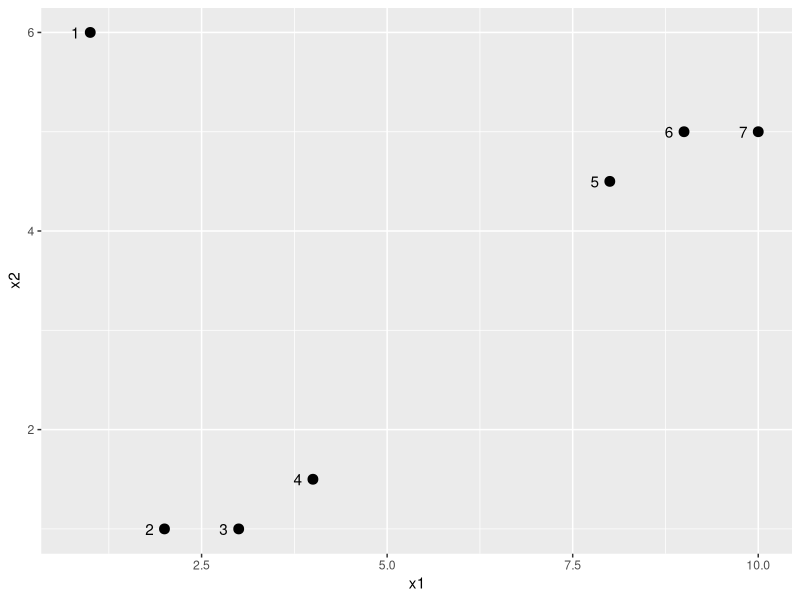
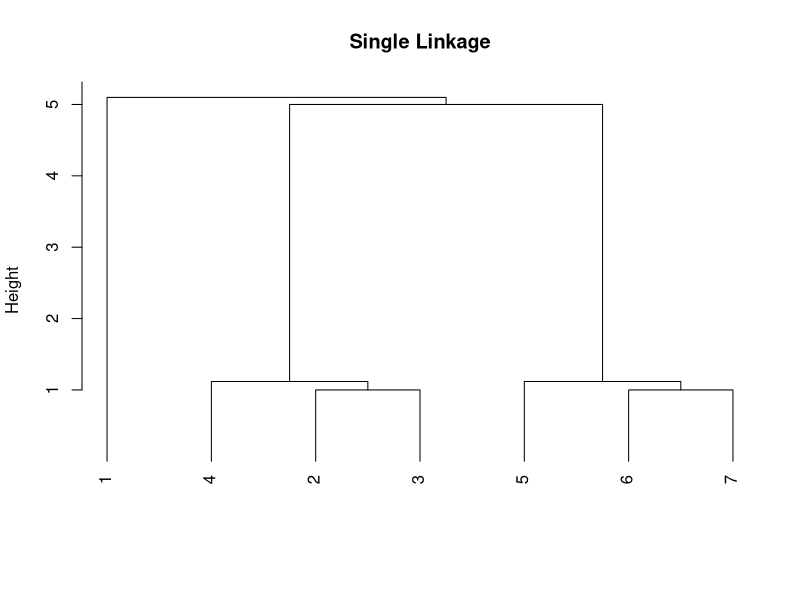
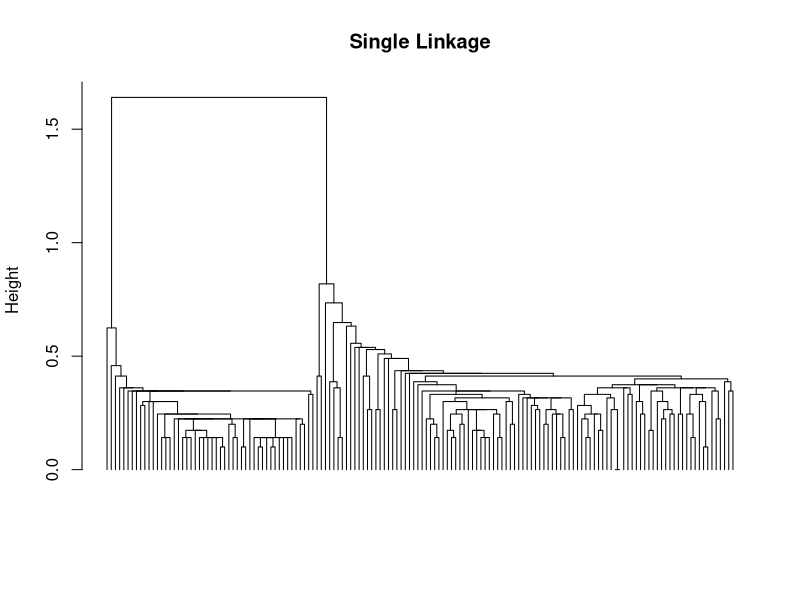
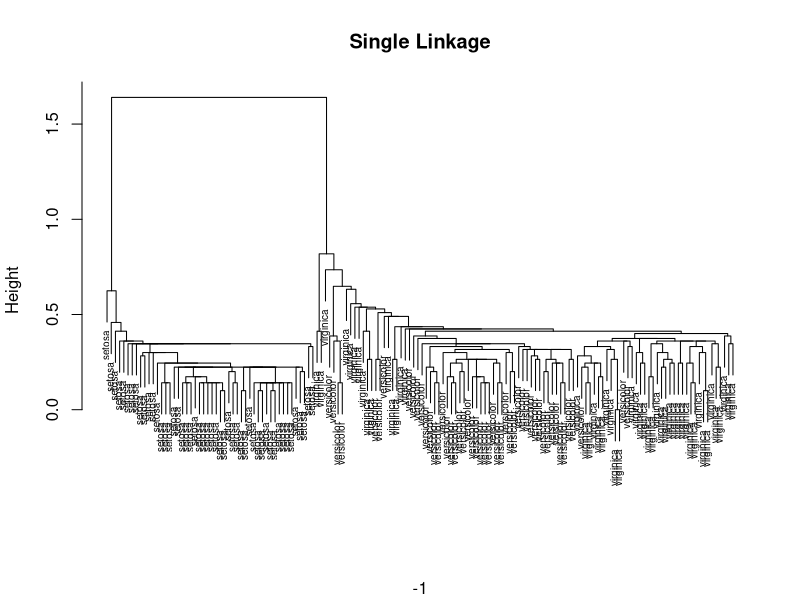
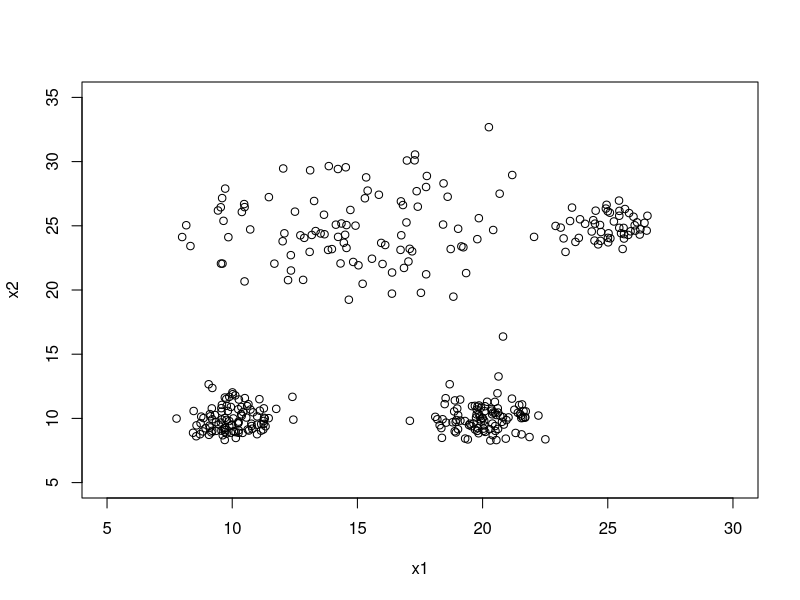
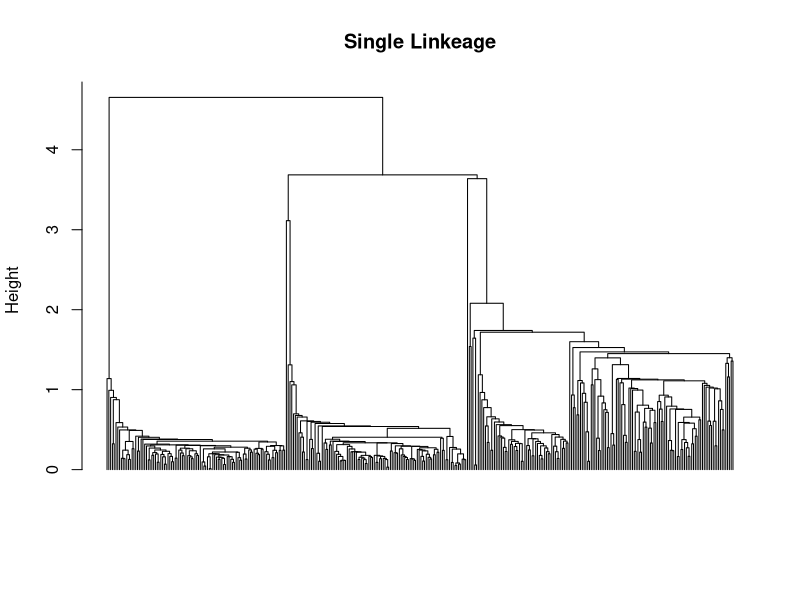
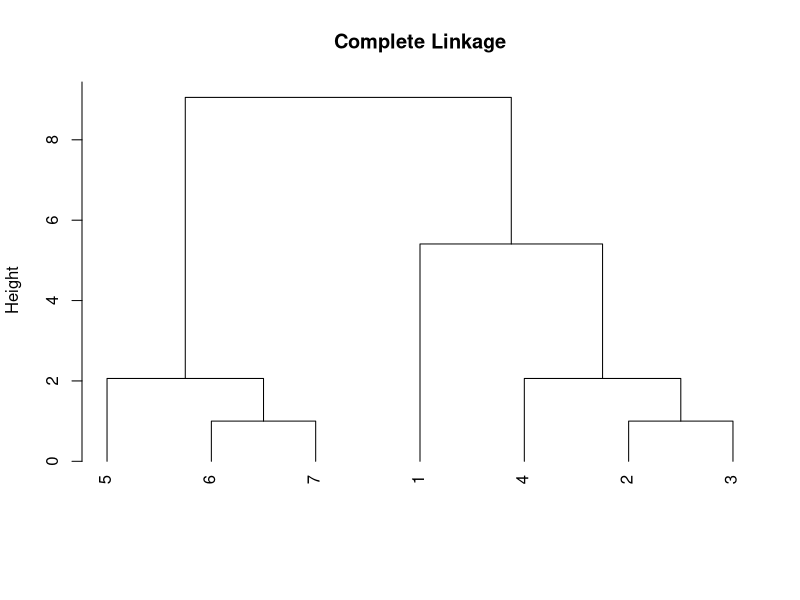
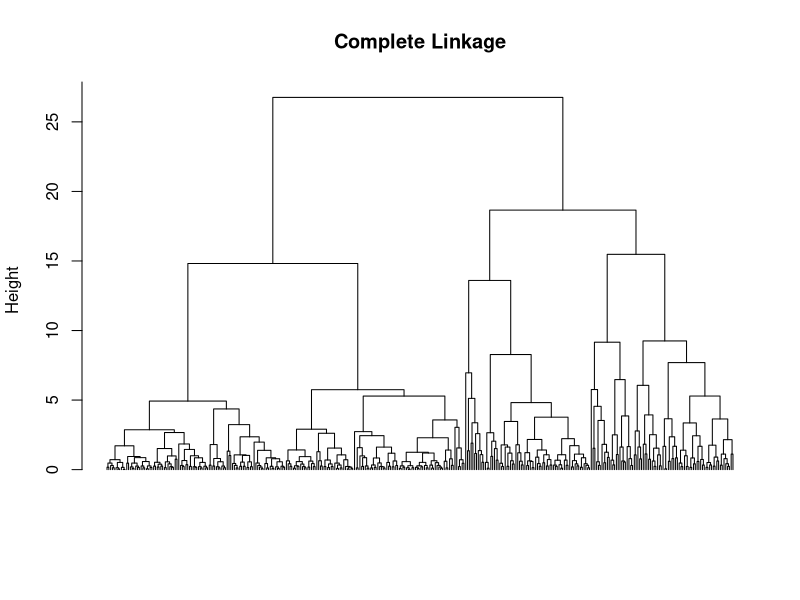

Write the R code that produced these figures, in order.
# Hierarchial Clustering

# SINGLE-LINKAGE ALGORITHM 
library(ggplot2)
x1 <- c(1,2,3,4,8,9,10)
x2 <- c(6,1,1,1.5,4.5,5,5)
Point_ID <- as.factor(c(1:7))
dat_7points <- data.frame(x1 = x1, x2 = x2, Point_ID = Point_ID)
( g <- ggplot(data = dat_7points) + geom_point(mapping = aes(x=x1, y=x2), size = 3) +
    geom_text(mapping = aes(x=(x1-0.2), y=x2, label = Point_ID)))

library(stats)
# hclust() from stats for AHC clustering. SL method chosen by setting attribute methode to 'single'

DistMatrix <- dist(dat_7points[1:2])
SL_7points <- hclust(DistMatrix, method = "single")

# represent results as a tree using cutree()
cutree(tree = SL_7points, k = 1:7)

# dendrogram (upside down tree)
plot(SL_7points, main = "Single Linkage", xlab = "", sub = "", hang = -1)

# SL dendrogram iris
DMatrix <- dist(iris[1:4])
SL_iris <- hclust(DMatrix, method = "single")
plot(SL_iris, main = "Single Linkage", xlab = "", sub = "", hang = -1, labels = FALSE)
plot(SL_iris, main = "Single Linkage", xlab = "", sub = -1, labels = iris$Species, cex = 0.6) # Labels

# New Example
set.seed(0)
x11 <- rnorm(n = 100, mean = 10, sd = 1) # Cluster 1 (x1 coordinate)
x21 <- rnorm(n = 100, mean = 10, sd = 1) # Cluster 1 (x2 coordinate)
x12 <- rnorm(n = 100, mean = 20, sd = 1) # Cluster 2 (x1 coordinate)
x22 <- rnorm(n = 100, mean = 10, sd = 1) # Cluster 2 (x2 coordinate)
x13 <- rnorm(n = 100, mean = 15, sd = 3) # Cluster 3 (x1 coordinate)
x23 <- rnorm(n = 100, mean = 25, sd = 3) # Cluster 3 (x2 coordinate)
x14 <- rnorm(n = 50, mean = 25, sd = 1)  # Cluster 4 (x1 coordinate)
x24 <- rnorm(n = 50, mean = 25, sd = 1)  # Cluster 4 (x2 coordinate)
dat <- data.frame(x1 = c(x11,x12,x13,x14), x2 = c(x21,x22,x23,x24))
plot(dat$x1, dat$x2, xlim = c(5,30), ylim = c(5,35), xlab = "x1", ylab = "x2")

# SL dendrogram for dat
datMat <- dist(dat)
SL_4Gauss <- hclust(datMat, method = "single")
plot(SL_4Gauss, main = "Single Linkeage", xlab = "", sub = "", hang = -1, labels = FALSE)

# COMPLETE LINKAGE ALGORITHM

# dendrogram for CL
CL_7points <- hclust(DistMatrix, method = "complete")
plot(CL_7points, main = "Complete Linkage", xlab = "", sub = "", hang = -1)

# CL for dat
datMat <- dist(dat)
CL_4Gauss <- hclust(datMat, method = "complete")
plot(CL_4Gauss, main = "Complete Linkage", xlab = "", sub = "", hang = -1, labels = FALSE)

# CL for iris
DMatrix <- dist(iris[1:4])
CL_iris <- hclust(DMatrix, method = "complete")
plot(CL_iris, main = "Complete Linkage", xlab = "", sub = "", hang = -1, labels = FALSE)

# AVERAGE LINKAGE
D <- as.matrix(dist(dat_7points[1:2]))
( (D[2,5]+D[2,6]+D[2,7]+D[3,5]+D[3,6]+D[3,7]+D[4,5]+D[4,6]+D[4,7])/9)
( (D[2,1]+D[3,1]+D[4,1])/3 )
( (D[5,1]+D[6,1]+D[7,1])/3 )

# AL dendrogram 7 points
AL_7points <- hclust(DistMatrix, method = "average")
plot(AL_7points, main = "Average Linkage", xlab = "", sub ="", hang = -1)

# AL dendrogram dat
datMat <- dist(dat)
AL_4Gauss <- hclust(datMat, method = "average")
plot(AL_4Gauss, main = "Average Linkage", xlab = "", sub ="", hang = -1, labels= FALSE )

# AL dendrogram iris
DMatrix <- dist(iris[1:4])
AL_iris <- hclust(DMatrix, method = "average")
plot(AL_iris, main = "Average Linkage", xlab = "", sub = "", hang =-1, labels = FALSE)

# WARDS ALGORITHM (resembles k-means)

# Ward 7 points
Ward_7points <- hclust(DistMatrix, method = "ward.D2")
plot(Ward_7points, main = "Ward's", xlab = "", sub = "", hang = -1)

# Ward dat
datMat <- dist(dat)
Ward_4Gauss <- hclust(datMat, method = "ward.D2")
plot(Ward_4Gauss, main = "Ward's", xlab = "", sub = "", hang = -1, labels = FALSE)

# Ward iris
DMatrix <- dist(iris[1:4]) #  Euclidean distances must be provided so that Ward's has a mathematical interpretation 
# (the y are squared internally in option "word.D2)
Ward_iris <- hclust(DMatrix, method = "ward.D2") #  "ward.D2" implements the origional Ward's (1963) criterion,
# where the dissimilarities are squared before cluster updating
plot(Ward_iris, main = "Ward's", xlab = "", sub = "", hang = -1, labels = FALSE)
















